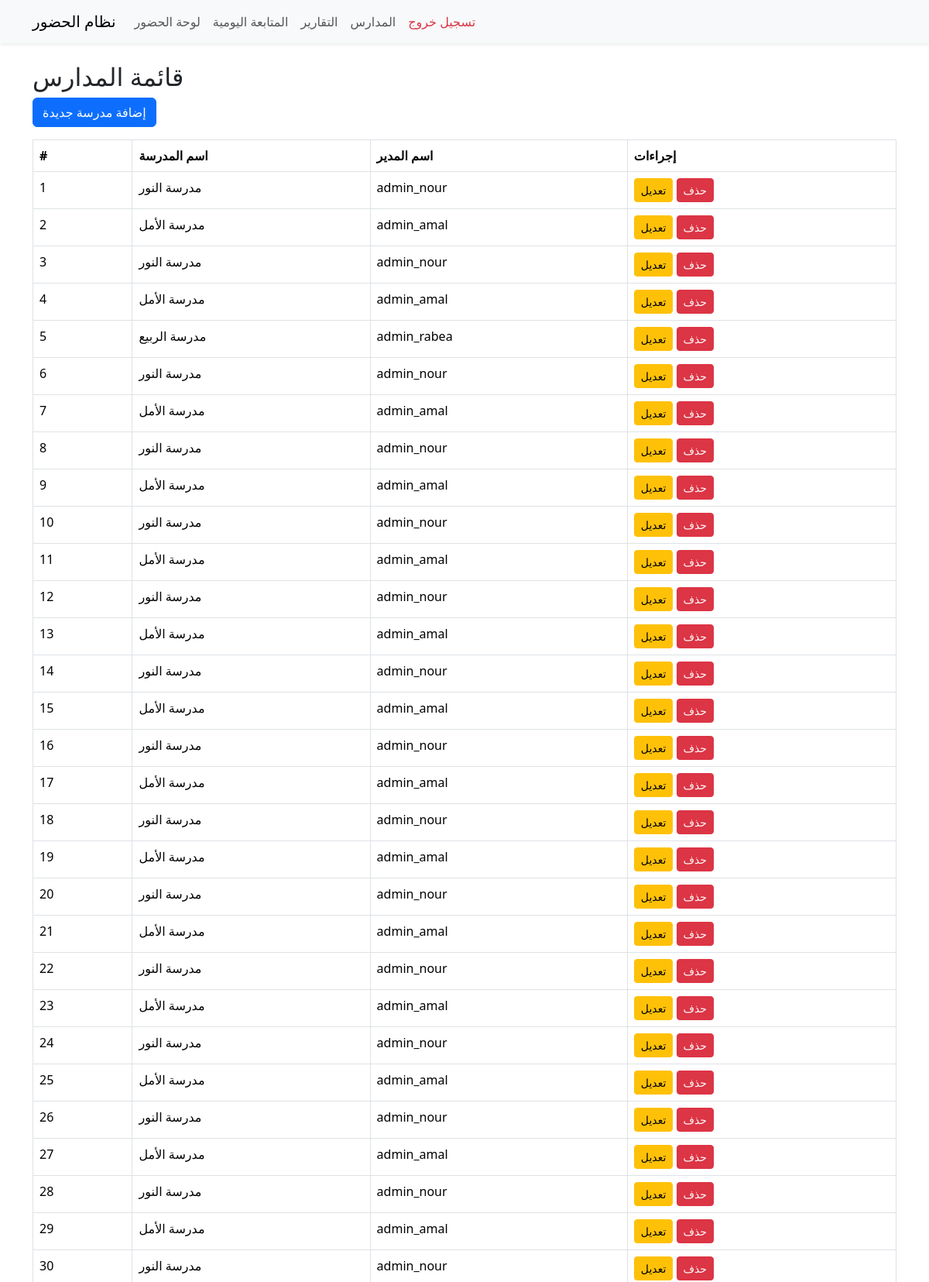
/schools (signed in, upper part), run on the app's committed database.
### tables this page shows
CREATE TABLE schools (
        id INTEGER PRIMARY KEY AUTOINCREMENT,
        school_name TEXT NOT NULL,
        admin_username TEXT NOT NULL,
        admin_password TEXT NOT NULL
    );

### app.py (the view)
@app.route("/schools")
@login_required
def list_schools():
    if session.get("role") != "superadmin":
        flash("❌ غير مسموح")
        return redirect(url_for("dashboard"))
    conn = db.get_db_connection()
    schools = conn.execute("SELECT * FROM schools").fetchall()
    conn.close()
    return render_template("list_schools.html", schools=schools)

### auth.py (called while the page is built)
def login_required(f):
    @wraps(f)
    def decorated_function(*args, **kwargs):
        if 'user' not in session:
            return redirect(url_for('login'))
        return f(*args, **kwargs)
    return decorated_function

### db.py (called while the page is built)
def get_db_connection():
    conn = sqlite3.connect(DB_NAME)
    conn.row_factory = sqlite3.Row
    return conn

### templates/list_schools.html (shortened to what this page needs)
<!DOCTYPE html>
<html lang="ar">
<head>
    <link href="https://cdn.jsdelivr.net/npm/bootstrap@5.3.2/dist/css/bootstrap.min.css" rel="stylesheet">
</head>
<body>
    {% include 'partials/navbar.html' %}
    <div class="container mt-4">
        <h2>قائمة المدارس</h2>
        <a href="{{ url_for('add_school') }}" class="btn btn-primary mb-3">إضافة مدرسة جديدة</a>
        <table class="table table-bordered">
            <thead>
                <tr>
                    <th>#</th>
                    <th>اسم المدرسة</th>
                    <th>اسم المدير</th>
                    <th>إجراءات</th>
                </tr>
            </thead>
            <tbody>
                {% for school in schools %}
                <tr>
                    <td>{{ school.id }}</td>
                    <td>{{ school.school_name }}</td>
                    <td>{{ school.admin_username }}</td>
                    <td>
                        <a href="{{ url_for('edit_school', school_id=school.id) }}" class="btn btn-sm btn-warning">تعديل</a>
                        <form action="{{ url_for('delete_school', school_id=school.id) }}" method="POST" style="display:inline;">
                            <button type="submit" class="btn btn-sm btn-danger" onclick="return confirm('هل أنت متأكد؟')">حذف</button>
                        </form>
                    </td>
                </tr>
                {% endfor %}
            </tbody>
        </table>
    </div>
    {% include 'partials/footer.html' %}
</body>
</html>

### templates/partials/navbar.html (shortened to what this page needs)
<nav class="navbar navbar-expand-lg navbar-light bg-light shadow-sm">
    <div class="container">
        <a class="navbar-brand" href="{{ url_for('dashboard') }}">نظام الحضور</a>
        <div class="collapse navbar-collapse" id="navbarNav">
            <ul class="navbar-nav me-auto mb-2 mb-lg-0">
                <li class="nav-item">
                    <a class="nav-link" href="{{ url_for('dashboard') }}">لوحة الحضور</a>
                </li>
                <li class="nav-item">
                    <a class="nav-link" href="{{ url_for('tracking_page') }}">المتابعة اليومية</a>
                </li>
                <li class="nav-item">
                    <a class="nav-link" href="{{ url_for('reports_page') }}">التقارير</a>
                </li>
                {% if session.get('role') == 'superadmin' %}
                <li class="nav-item">
                    <a class="nav-link" href="{{ url_for('list_schools') }}">المدارس</a>
                </li>
                {% endif %}
                <li class="nav-item">
                    <a class="nav-link text-danger" href="{{ url_for('logout') }}">تسجيل خروج</a>
                </li>
            </ul>
        </div>
    </div>
</nav>

### templates/partials/footer.html (shortened to what this page needs)
</body>
</html>

### data on the page
schools: id "1", school_name "مدرسة النور", admin_username "admin_nour"
schools: id "2", school_name "مدرسة الأمل", admin_username "admin_amal"
schools: id "3", school_name "مدرسة النور", admin_username "admin_nour"
schools: id "4", school_name "مدرسة الأمل", admin_username "admin_amal"
schools: id "5", school_name "مدرسة الربيع", admin_username "admin_rabea"
schools: id "6", school_name "مدرسة النور", admin_username "admin_nour"
schools: id "7", school_name "مدرسة الأمل", admin_username "admin_amal"
schools: id "8", school_name "مدرسة النور", admin_username "admin_nour"
schools: id "9", school_name "مدرسة الأمل", admin_username "admin_amal"
schools: id "10", school_name "مدرسة النور", admin_username "admin_nour"
schools: id "11", school_name "مدرسة الأمل", admin_username "admin_amal"
schools: id "12", school_name "مدرسة النور", admin_username "admin_nour"
schools: id "13", school_name "مدرسة الأمل", admin_username "admin_amal"
schools: id "14", school_name "مدرسة النور", admin_username "admin_nour"
schools: id "15", school_name "مدرسة الأمل", admin_username "admin_amal"
schools: id "16", school_name "مدرسة النور", admin_username "admin_nour"
schools: id "17", school_name "مدرسة الأمل", admin_username "admin_amal"
schools: id "18", school_name "مدرسة النور", admin_username "admin_nour"
schools: id "19", school_name "مدرسة الأمل", admin_username "admin_amal"
schools: id "20", school_name "مدرسة النور", admin_username "admin_nour"
schools: id "21", school_name "مدرسة الأمل", admin_username "admin_amal"
schools: id "22", school_name "مدرسة النور", admin_username "admin_nour"
schools: id "23", school_name "مدرسة الأمل", admin_username "admin_amal"
schools: id "24", school_name "مدرسة النور", admin_username "admin_nour"
schools: id "25", school_name "مدرسة الأمل", admin_username "admin_amal"
schools: id "26", school_name "مدرسة النور", admin_username "admin_nour"
schools: id "27", school_name "مدرسة الأمل", admin_username "admin_amal"
schools: id "28", school_name "مدرسة النور", admin_username "admin_nour"
schools: id "29", school_name "مدرسة الأمل", admin_username "admin_amal"
schools: id "30", school_name "مدرسة النور", admin_username "admin_nour"
